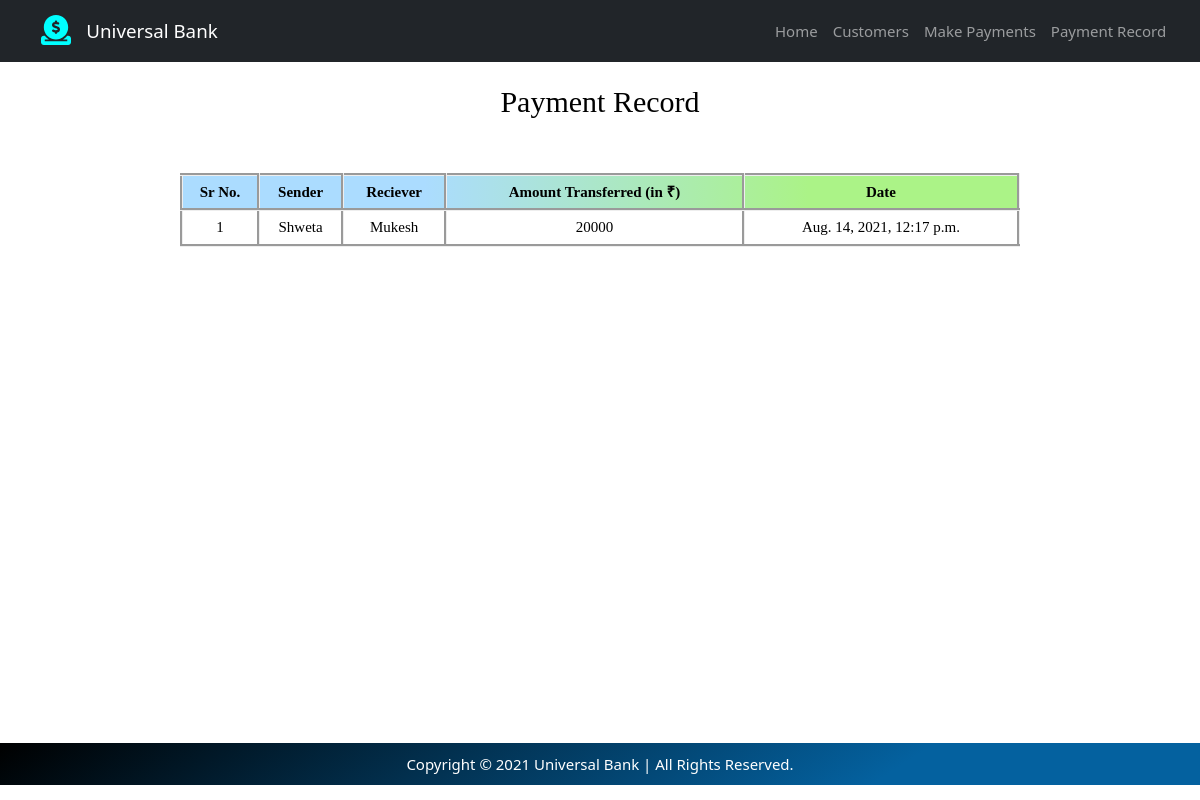
/transfer_details/, run on the app's committed database.
### user/models.py (models this page shows)
class Transfer(models.Model):
    sender = models.CharField(max_length=200, null=True)
    reciever = models.CharField(max_length=200, null=True)
    amount = models.IntegerField(default=0)
    date = models.DateTimeField(auto_now_add=True)

### user/views.py (the view)
# urls.py: path('transfer_details/', views.transfer, name= 'transferdetails'),
def transfer(request):
    tr = Transfer.objects.all()
    return render(request, 'user/transfer.html',{'tr':tr})

### user/templates/user/transfer.html (shortened to what this page needs)
{% extends 'user/index.html' %}
{% load static %}
{% block content %}
<br>
<h1 style="color:black; font-family: 'Playfair Display', serif;font-size: 30px;text-align:center;">Payment Record</h1>
<br>
<br>
<table>
<thead>
<tr>
<th>Sr No.</th>
<th>Sender</th>
<th>Reciever</th>
<th>Amount Transferred (in ₹)</th>
<th>Date</th>
</tr>
</thead>
<tbody>
{% for t in tr %}
<tr>
<td>{{t.id}}</td>
<td>{{t.sender}}</td>
<td>{{t.reciever}}</td>
<td>{{t.amount}}</td>
<td>{{t.date}}</td>
</tr>
{% endfor %}
</tbody>
</table>
<br>
<br>
<p style="padding:10px 10px; display:block; color:white;
background-color: #000000;
background-image: linear-gradient(147deg, #000000 0%, #04619f 74%);
text-align:center;" class="bg-dark sticky-bottom fixed-bottom">Copyright © 2021 Universal Bank | All Rights Reserved.</p>
{% endblock content %}

### user/static/user/css/style.css (style rules this page uses)
html, body { max-width: 100%; overflow-x: hidden; }
body { background: rgb(255, 255, 255); }
table { margin: auto; width: 70%; color: black; background-color: white; }
td, th { padding-top: 5px; padding-bottom: 5px; text-align: center; font-family: 'Times New Roman', Times, serif; }
table, th, td { border: 1px solid black; border-collapse: collapse; border: groove; }
thead { background: linear-gradient(90deg, rgb(171, 220, 255) 29%, rgb(171, 243, 135) 75%); }
html { font-size: 16px; }
@media screen and (min-width: 320px) { html { font-size: calc(16px + 6 * ((100vw - 320px) / 680)); } }
@media screen and (min-width: 1000px) { html { font-size: 15px; } }

### data on the page
Transfer: id "1", sender "Shweta", reciever "Mukesh", amount "20000", date "Aug. 14, 2021, 12:17 p.m."
